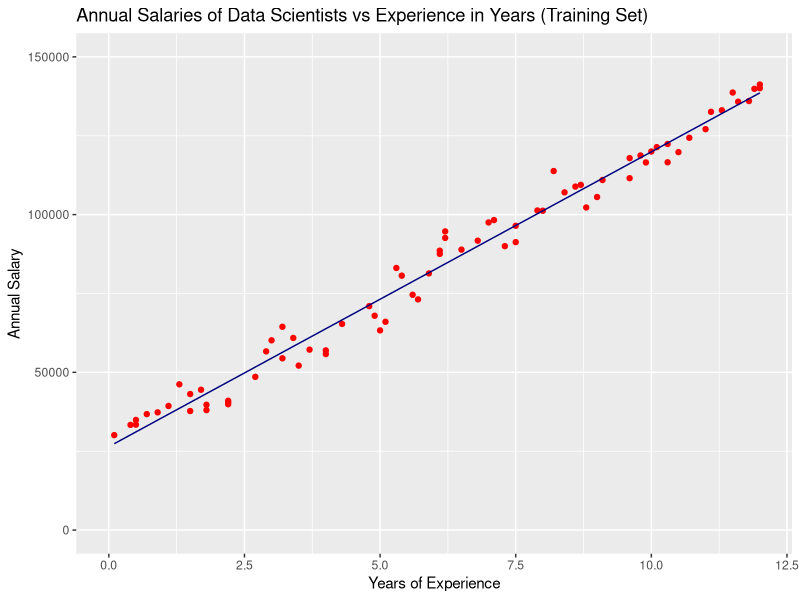
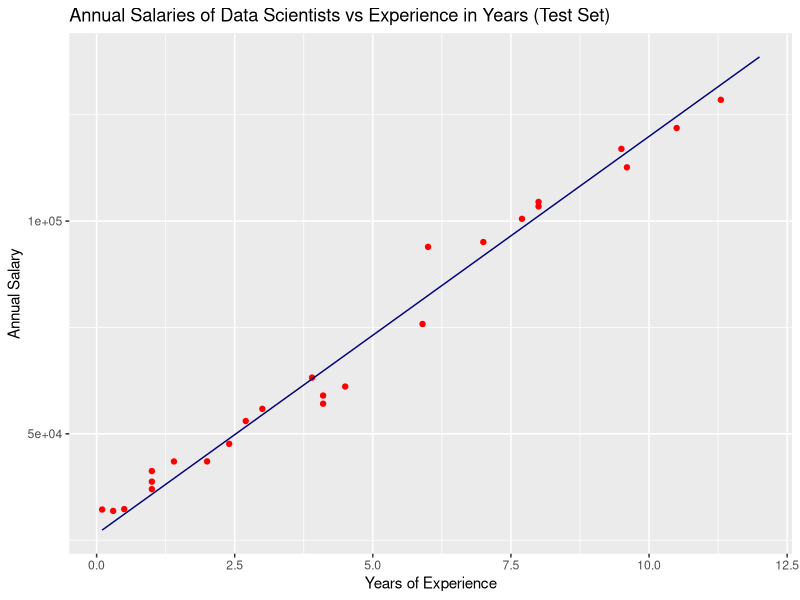

Write R code to recreate these figures, in order.
# Building a Simple Linear Regression model

# Importing the dataset
dataset = read.csv('Predicting_Salaries.csv')

# Splitting the dataset into the Training set and Test set
#install.packages('caTools')
library(caTools)
set.seed(90909)
split = sample.split(dataset$AnnualSalary, SplitRatio = 3/4)
training_set = subset(dataset, split == TRUE)
testing_set = subset(dataset, split == FALSE)

# Fitting Simple Linear Regression to the Training set
linearregressor = lm(formula = AnnualSalary ~ YearsOfExperience,
               data = training_set)

# Predicting the Test set results
Y_pred = predict(linearregressor, newdata= testing_set)

#install.packages('scales')
library(scales)

# Visualising the Training set results
#install.packages('ggplot2')
library(ggplot2)
ggplot() +
  geom_point(aes(x=training_set$YearsOfExperience, y=training_set$AnnualSalary),
             colour = 'red') +
  geom_line (aes( x= training_set$YearsOfExperience, y=predict(linearregressor, newdata= training_set)),
             colour = 'navy') +
  ggtitle ('Annual Salaries of Data Scientists vs Experience in Years (Training Set)') +
  xlab ('Years of Experience') +
  ylab ('Annual Salary') +
  scale_x_continuous(limits = c(0, 12)) + 
  scale_y_continuous(limits = c(0, 150000)) 

# Visualising the Test set results
library(ggplot2)
ggplot() +
  geom_point(aes(x=testing_set$YearsOfExperience, y=testing_set$AnnualSalary),
             colour = 'red') +
  geom_line (aes( x= training_set$YearsOfExperience, y=predict(linearregressor, newdata= training_set)),
             colour = 'navy') +
  ggtitle ('Annual Salaries of Data Scientists vs Experience in Years (Test Set)') +
  xlab ('Years of Experience') +
  ylab ('Annual Salary') 
